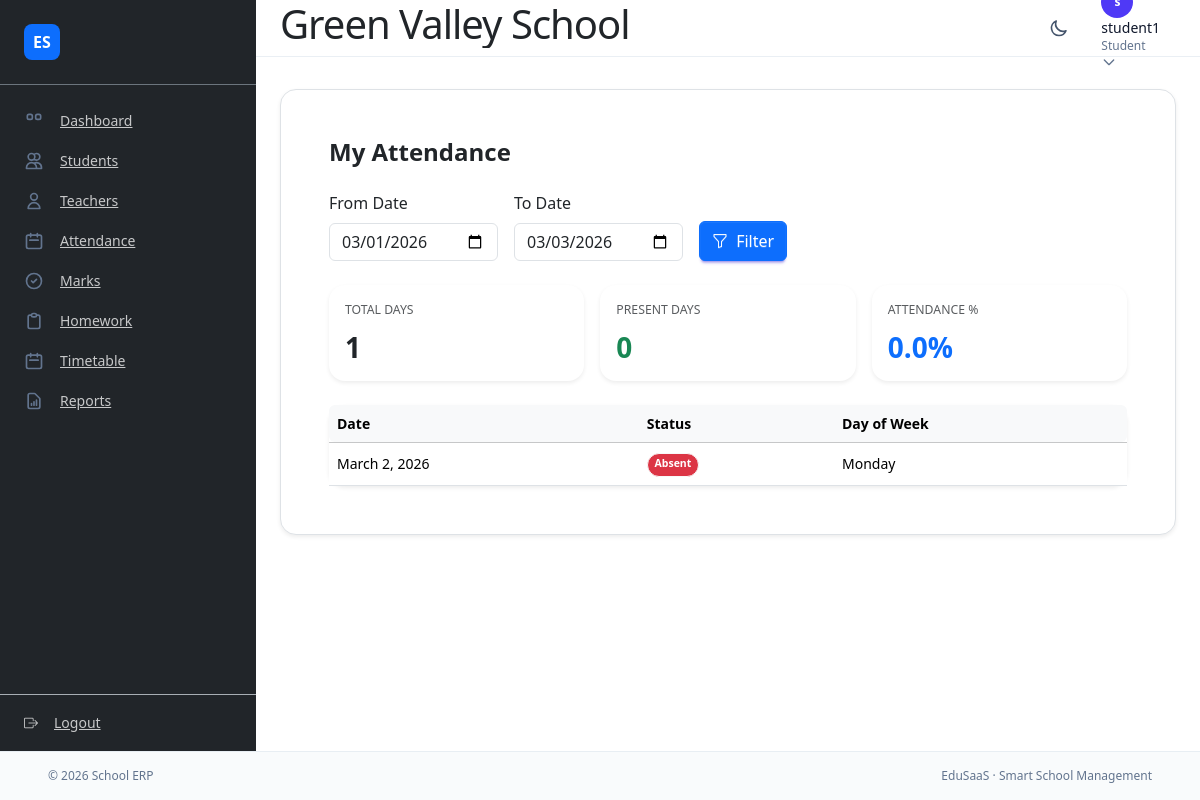
/student/attendance/ (signed in), run on an earlier commit of the app's database.
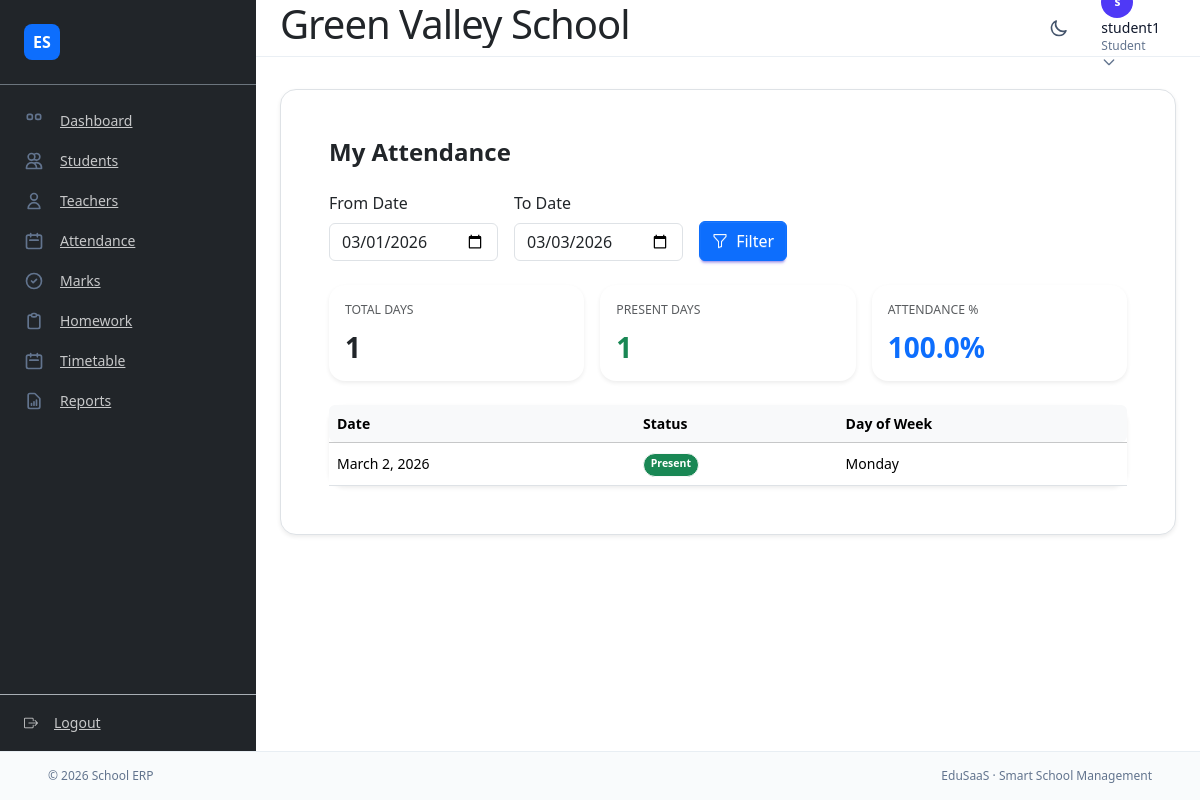
And on a later commit of the database.
### apps/core/models.py (models this page shows, shortened)
class Attendance(models.Model):
    class Status(models.TextChoices):
        PRESENT = "PRESENT", "Present"
        ABSENT = "ABSENT", "Absent"
    student = models.ForeignKey(
        Student,
        on_delete=models.CASCADE,
        related_name="attendance_records",
    )
    date = models.DateField()
    status = models.CharField(
        max_length=10,
        choices=Status.choices,
    )
    marked_by = models.ForeignKey(
        "accounts.User",
        on_delete=models.SET_NULL,
        null=True,
        blank=True,
        related_name="marked_attendance",
    )
    created_at = models.DateTimeField(auto_now_add=True)
    class Meta:
        unique_together = ("student", "date")

### apps/core/views.py (the view, shortened to what this page needs)
# urls.py: path("student/attendance/", views.student_attendance, name="student_attendance"),
@student_required
def student_attendance(request):
    student = getattr(request.user, "student_profile", None)
    today = date.today()
    from_date = request.GET.get("from_date", (today.replace(day=1)).isoformat())
    to_date = request.GET.get("to_date", today.isoformat())
    try:
        from_dt = date.fromisoformat(from_date)
        to_dt = date.fromisoformat(to_date)
    except (ValueError, TypeError):
        from_dt = today.replace(day=1)
        to_dt = today
    qs = Attendance.objects.filter(
        student=student,
        date__gte=from_dt,
        date__lte=to_dt,
    ).order_by("-date")
    records = list(qs)
    total_days = len(records)
    present_days = sum(1 for r in records if r.status == "PRESENT")
    percentage = round((present_days / total_days * 100) if total_days > 0 else 0, 2)
    return render(request, "core/student/attendance.html", {
        "from_date": from_date,
        "to_date": to_date,
        "total_days": total_days,
        "present_days": present_days,
        "percentage": percentage,
        "records": records,
    })

### templates/core/student/attendance.html (shortened to what this page needs)
{% extends "base.html" %}
{% block content %}
<div class="container-fluid px-0">
  <h1 class="h4 fw-bold mb-4">My Attendance</h1>
  <form method="get" action="{% url 'core:student_attendance' %}" class="row g-3 mb-4">
    <div class="col-auto">
      <label for="from_date" class="form-label">From Date</label>
      <input type="date" id="from_date" name="from_date" value="{{ from_date|default:'' }}" class="form-control" required>
    </div>
    <div class="col-auto">
      <label for="to_date" class="form-label">To Date</label>
      <input type="date" id="to_date" name="to_date" value="{{ to_date|default:'' }}" class="form-control" required>
    </div>
    <div class="col-auto d-flex align-items-end">
      <button type="submit" class="btn btn-primary">
        <i class="bi bi-funnel me-1"></i> Filter
      </button>
    </div>
  </form>
  <div class="row g-3 mb-4">
    <div class="col-sm-6 col-lg-4">
      <div class="card border-0 shadow-sm rounded-4 h-100">
        <div class="card-body">
          <p class="text-muted small text-uppercase mb-1">Total Days</p>
          <h2 class="h3 fw-bold mb-0">{{ total_days }}</h2>
        </div>
      </div>
    </div>
    <div class="col-sm-6 col-lg-4">
      <div class="card border-0 shadow-sm rounded-4 h-100">
        <div class="card-body">
          <p class="text-muted small text-uppercase mb-1">Present Days</p>
          <h2 class="h3 fw-bold mb-0 text-success">{{ present_days }}</h2>
        </div>
      </div>
    </div>
    <div class="col-sm-6 col-lg-4">
      <div class="card border-0 shadow-sm rounded-4 h-100">
        <div class="card-body">
          <p class="text-muted small text-uppercase mb-1">Attendance %</p>
          <h2 class="h3 fw-bold mb-0 text-primary">{{ percentage }}%</h2>
        </div>
      </div>
    </div>
  </div>
  <div class="card border-0 shadow-sm rounded-4">
    <div class="card-body p-0">
      {% if records %}
        <div class="table-responsive">
          <table class="table table-hover align-middle mb-0">
            <thead class="table-light">
              <tr>
                <th class="rounded-start">Date</th>
                <th>Status</th>
                <th class="rounded-end">Day of Week</th>
              </tr>
            </thead>
            <tbody>
              {% for rec in records %}
              <tr>
                <td>{{ rec.date }}</td>
                <td>
                  <span class="badge {% if rec.status == 'PRESENT' %}bg-success{% else %}bg-danger{% endif %} rounded-pill">
                    {{ rec.get_status_display }}
                  </span>
                </td>
                <td>{{ rec.date|date:"l" }}</td>
              </tr>
              {% endfor %}
            </tbody>
          </table>
        </div>
      {% else %}
        <p class="text-muted text-center py-5 mb-0">No attendance records for the selected date range.</p>
      {% endif %}
    </div>
  </div>
</div>
{% endblock %}

What changed in the data, as far as the page shows it:
changed Attendance "Monday": status "Absent" → "Present"
Also different on the page:
{{ present_days }}: "0" → "1"
{{ percentage }}: "0.0" → "100.0"
